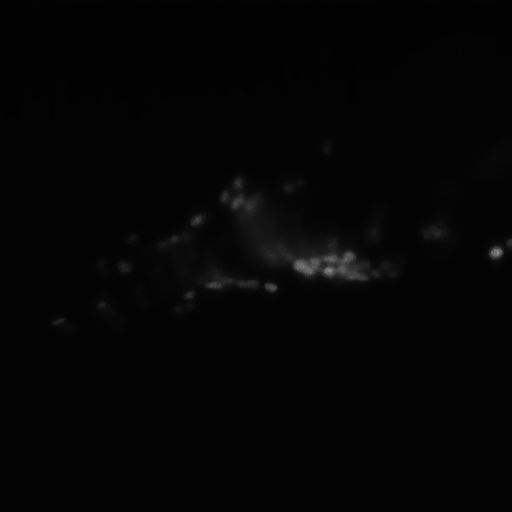
#> input picture data/filtered_data0005.png, 512 x 512 px, found by its file name
$ python rcct_drlse_model.py
#> lines starting #> are read from the running program, lines starting #| are printed output that depends on the picture; after the words box and inside, x2 and y2 are one past the last pixel; in counts of white or black regions, pixels touching at a corner belong together
### python_src/utils.py
#!/usr/bin/python3
import cv2
import numpy as np
import matplotlib.pyplot as plt
from scipy.ndimage import gaussian_filter, laplace
import os
import re
# [33 lines left out: function load_image_stack, not called in this run]

def init_phi(img):
    thresh = np.percentile(img,95)
    phi = 2*np.ones(img.shape)
    phi[img>=thresh] = -2
    return phi

def div_phi(phi):
    [phi_y, phi_x] = np.gradient(phi)
    s = np.sqrt(phi_x ** 2 + phi_y ** 2) + 1e-7
    n_x = phi_x / s
    n_y = phi_y / s
    [_, nxx] = np.gradient(n_x)
    [nyy, _] = np.gradient(n_y)
    return nxx + nyy

# H = 1/2 (1 + x / epsilon + 1 / pi * sin(pi * x / epsilon)), |x| < epsilon
# H = 1, x > epsilon
# H = 0, x < -epsilon
# [4 lines left out: function Heaviside, not called in this run]


# H = 1/2 * (1 + 2/pi * arctan(x / epsilon))
def weak_Heaviside(phi, epsilon=1.5):
    return 0.5 * (1 + (2 / np.pi) * np.arctan(phi / epsilon))


# D = 1 / (2 epsilon) * (1 + cos(pi * x / epsilon)), |x| <= epsilon
# D = 0, |x| > epsilon
def Dirac(phi, epsilon=1.5):
    dfunc = (1 / 2 / epsilon) * (1 + np.cos(np.pi * phi / epsilon))
    conds = (phi <= epsilon) & (phi >= -epsilon)
    return dfunc * conds


# D = 1/pi * epsilon / (epsilon**2 + phi ** 2)
def weak_Dirac(phi, epsilon=1.5):
    return epsilon / (np.pi * (epsilon**2 + phi**2))


def gValue(img, sigma=1.5):
    img_smooth = gaussian_filter(img, sigma)
    [Iy, Ix] = np.gradient(img_smooth)
    f = np.square(Ix) + np.square(Iy)
    return 1 / (1 + f)

def length_term(phi, coeff=0, epsilon=1.5):
    curvature = div_phi(phi)
    d = weak_Dirac(phi, epsilon=epsilon)
    length = d * curvature
    return coeff * length

# [13 lines left out: function length_term_g, not called in this run]

def area_term(img, phi, coeff=0, sigma=1.5, epsilon=1.5):
    g = gValue(img, sigma=sigma)
    d = Dirac(phi, epsilon=epsilon)
    return coeff * g * d


# sigle well potential for distance regularization
# [10 lines left out: function simple_distance_reg_term, not called in this run]


# double well potential for distance regularization
def distance_reg_term(phi, coeff=0):
    [phi_y, phi_x] = np.gradient(phi)
    s = np.sqrt(np.square(phi_x) + np.square(phi_y)) + 1e-7
    a = (s >= 0) & (s <= 1)
    b = (s > 1)
    ps = a * np.sin(2 * np.pi * s) / (2 * np.pi) + b * (s - 1)
    dps = ((ps != 0) * ps + (ps == 0)) / ((s != 0) * s + (s == 0))
    k_x = dps * phi_x - phi_x
    k_y = dps * phi_y - phi_y
    [_, kxx] = np.gradient(k_x)
    [kyy, _] = np.gradient(k_y)
    dist = kxx + kyy + laplace(phi, mode='nearest')
    return coeff * dist


def Neumann(phi):
    phi[np.ix_([0, -1], [0, -1])] = phi[np.ix_([2, -3], [2, -3])]
    phi[np.ix_([0, -1]), 1:-1] = phi[np.ix_([2, -3]), 1:-1]
    phi[1:-1, np.ix_([0, -1])] = phi[1:-1, np.ix_([2, -3])]
    return phi


# [175 lines left out: functions initial_phi, BoundMirrorEnsure, BoundMirrorExpand, BoundMirrorShrink, phi_area, cvtBrightObject, not called in this run]


# [6 lines that do not run on import are left out]

### python_src/rcct_drlse_model.py
#!/usr/bin/python3
'''
AUTHOR:     ZhengyangZhong
Date:       2023-02-15
PAPER:      Image segmentation by level set evolution with region consistency ocnstraint
'''
import cv2
import numpy as np
import matplotlib.pyplot as plt
from skimage import measure
from tqdm import tqdm
from utils import init_phi, Neumann, distance_reg_term, area_term, length_term, Dirac


def ci(img, phi, ki, epsilon):
    [phi_y, phi_x] = np.gradient(phi)
    s = np.sqrt(np.square(phi_x) + np.square(phi_y)) + 1e-7
    d = Dirac(phi - ki, epsilon=epsilon)
    numerator = np.sum(img * d * s)
    denominator = np.sum(d * s)
    return numerator / (denominator + 1e-7)

def RCCT_term(img, phi, k1, k2, beta1=0, beta2=0, epsilon=1.0):
    c1 = ci(img, phi, k1, epsilon)
    c2 = ci(img, phi, k2, epsilon)
    d1 = Dirac(phi - k1)
    d2 = Dirac(phi - k2)
    [phi_y, phi_x] = np.gradient(phi)
    s = np.sqrt(np.square(phi_x) + np.square(phi_y)) + 1e-7
    n_x = phi_x / s
    n_y = phi_y / s
    [_, phixx] = np.gradient(n_x)
    [phiyy, _] = np.gradient(n_y)
    curvature = phixx + phiyy
    rcct1 = beta1 * np.square(img - c1) * d1 * curvature
    rcct2 = beta2 * np.square(img - c2) * d2 * curvature
    return rcct1 + rcct2


def RCCT_DRLSEmodel(img, max_iter, lmda=5.0, epsilon=1.5, sigma=1.5, alpha=1.5, mu=0.2, k1=-1.5, k2=1.5, beta1=0.0, beta2=0.0, timestep=1.0):
    phi = init_phi(img)
    h, w = phi.shape
    AREA = h * w

    for i in tqdm(range(max_iter)):
        old_phi_area = np.sum(phi < 0)
        phi = Neumann(phi)
        L = length_term(phi, coeff=lmda, epsilon=epsilon)
        A = area_term(img, phi, coeff=alpha, sigma=sigma, epsilon=epsilon)
        D = distance_reg_term(phi, coeff=mu)
        RCCT = RCCT_term(img, phi, k1=k1, k2=k2, beta1=beta1, beta2=beta2, epsilon=epsilon)
        dphi = L + A + D + RCCT
        phi += timestep * dphi

        # termination criteria
        new_phi_area = np.sum(phi < 0)
        criteria = np.abs(new_phi_area - old_phi_area) / AREA
        if criteria < 1e-5 and i > 3:
            break

    return phi, i + 1


if __name__ == "__main__":
    img = cv2.imread("D:/pyAC/data/filtered_data0005.png", 0)
#> img is the input picture: shape (512, 512); min 2, max 156, mean 4.3
    h, w = img.shape
#> h = 512; w = 512
    phi = 2 * np.ones((h, w))
    phi[20: -20, 20: -20] = -2
    phi, iterations = RCCT_DRLSEmodel(img, max_iter=1000)
#> in init_phi, `thresh = np.percentile(img,95)`: thresh = 10
#> in RCCT_DRLSEmodel, `phi = init_phi(img)`:
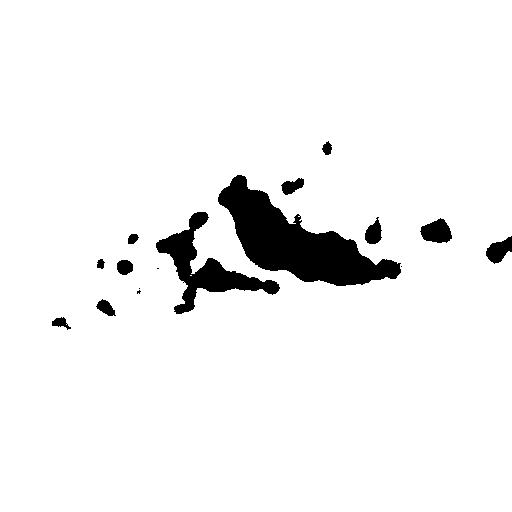
#> phi: shape (512, 512) float64; values -2 (black) and 2 (white), 94.6% white; 16 black regions (4 under 20 px), largest, box (x1, y1, x2, y2) and area: (218, 175, 401, 286) 8349, (156, 212, 280, 314) 3407, (420, 218, 452, 243) 553
#> the loop in RCCT_DRLSEmodel, `for i in tqdm(range(max_iter)):` made 250 passes
#> (old_phi_area, c1 in RCCT_term, c2 in RCCT_term, new_phi_area, criteria) on passes 1 to 3: (14027, 10.57, 8.72, 14000, 0.000103), (14000, 11.6, 8.27, 13780, 0.000839), (13780, 12.69, 8.04, 13456, 0.00124)
#> pass 1, in div_phi, `[phi_y, phi_x] = np.gradient(phi)`:
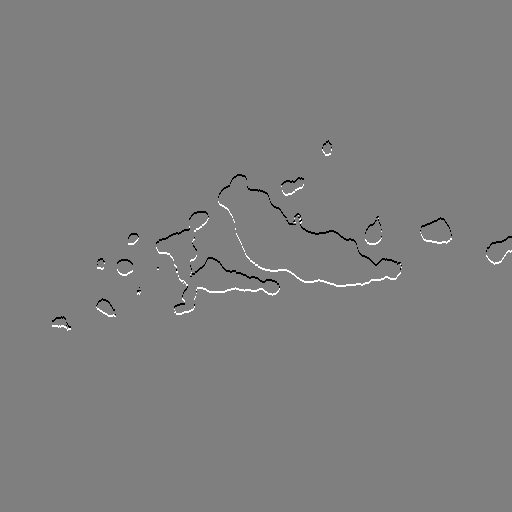
#> phi_y: shape (512, 512) float64; min -2, max 2, mean 0; drawn with min black and max white
#> pass 1, in div_phi, `[phi_y, phi_x] = np.gradient(phi)`:
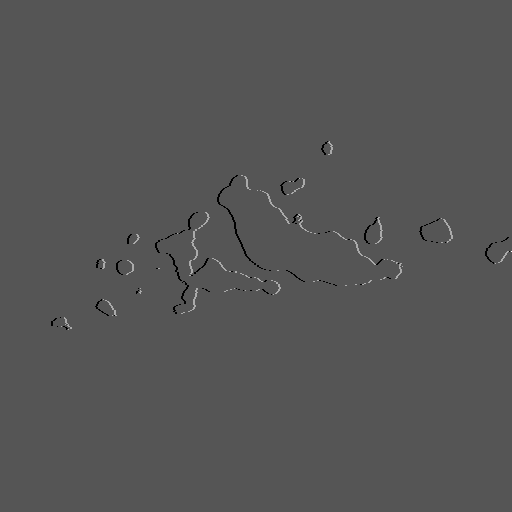
#> phi_x: shape (512, 512) float64; min -2, max 4, mean -0.000206; drawn with min black and max white
#> pass 1, in div_phi, `s = np.sqrt(phi_x ** 2 + phi_y ** 2) + 1e-7`:
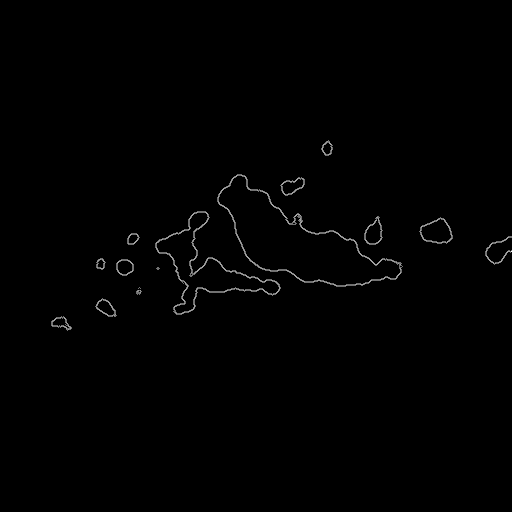
#> s: shape (512, 512) float64; min 1e-07, max 4.47, mean 0.0254; drawn with min black and max white
#> after the loop in RCCT_DRLSEmodel, `for i in tqdm(range(max_iter)):`:
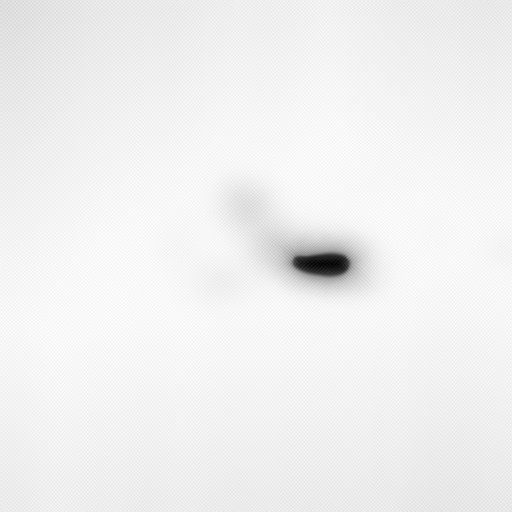
#> phi: shape (512, 512) float64; min -3.87, max 5.35, mean 4.84; drawn with min black and max white
#> iterations = 250
    contours = measure.find_contours(phi, 0)
#> contours = 1 point arrays, longest 163 points
    for cnt in contours:
        plt.plot(cnt[:, 1], cnt[:, 0], linewidth=2)
#> this loop made 1 pass
    plt.show()
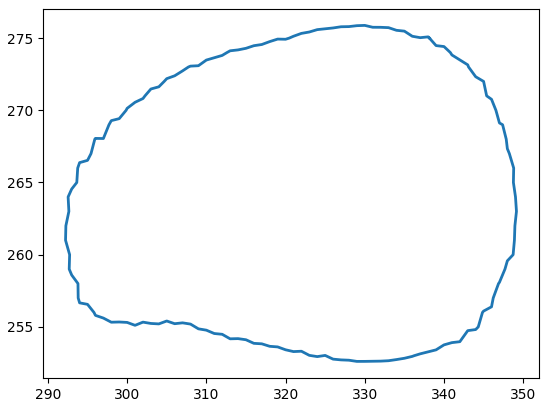
#> figure drawn by matplotlib, 1 panel
    plt.imshow(phi)
    plt.show()
